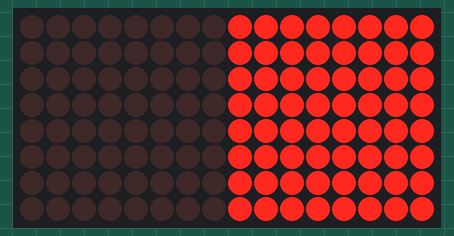
Recording of a sketch running on a simulated Arduino Uno, built with avr-gcc and run on an emulated ATmega328P. On the bench: 16×8 LED matrix. What the sketch prints to the serial monitor is not drawn.

Above: at 7.5 s.
At 9.5 s:
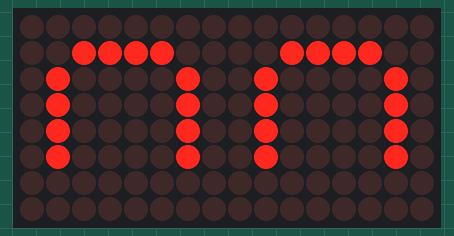
At 11.5 s:
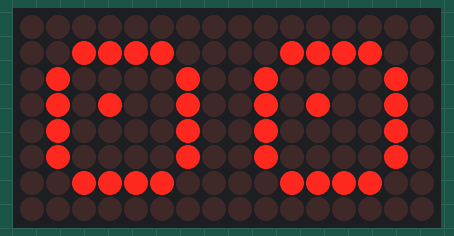
At 17.5 s:
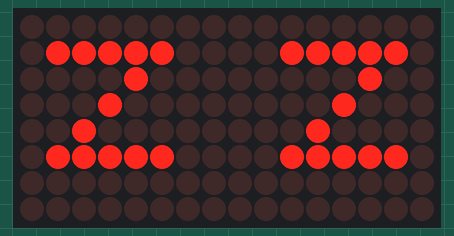
At 21.5 s:
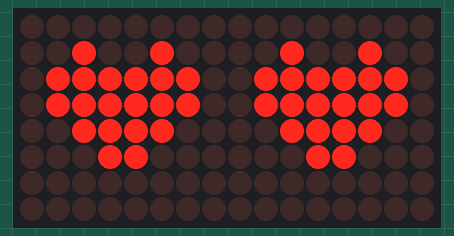
At 27.5 s:
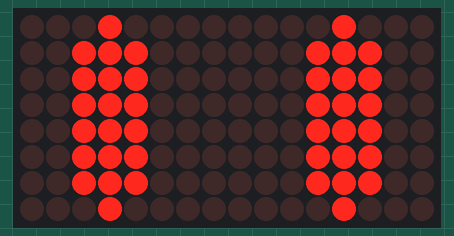

The sketch:

OttoE_alleyes.ino
```cpp
/***************************************************
  Designed specifically to work with the Otto DIY 16x8 LED Matrix eyes

  These display use I2C to communicate, 2 pins are required to
  interface. There are multiple selectable I2C addresses. For
  with 2 Address Select pins: 0x70, 0x71, 0x72 or 0x73. For backpacks
  with 3 Address Select pins: 0x70 thru 0x77

  Otto DIY invests time and resources providing this open source code,
  please support Otto DIY and open-source hardware by purchasing
  products from ottodiy.com!
 ****************************************************/

#include <Wire.h>
#include <Adafruit_LEDBackpack.h>
Adafruit_8x16matrix matrix = Adafruit_8x16matrix();

 static const uint8_t PROGMEM
  logo_bmp[] = {  B01111110,B10000001,B10111001,B10101001,B10111001,B10010001,B10111001,B10010001,B10010001,B10111001,B10010001,B10111001,B10101001,B10111001,B10000001,B01111110},
  happy_bmp[] = {  B00000000,B00111100,B00000010,B00000010,B00000010,B00000010,B00111100,B00000000,B00000000,B00111100,B00000010,B00000010,B00000010,B00000010,B00111100,B00000000},
  eyes_bmp[] = {  B00000000,B00111100,B01000010,B01001010,B01000010,B01000010,B00111100,B00000000,B00000000,B00111100,B01000010,B01001010,B01000010,B01000010,B00111100,B00000000},
  sad_bmp[] =  {  B00000000,B00010000,B00010000,B00010000,B00010000,B00010000,B00010000,B00000000,B00000000,B00010000,B00010000,B00010000,B00010000,B00010000,B00010000,B00000000},
  xx_bmp[] =  {  B00000000,B00100010,B00010100,B00001000,B00010100,B00100010,B00000000,B00000000,B00000000,B00000000,B00100010,B00010100,B00001000,B00010100,B00100010,B00000000},
  XX_bmp[] = {  B01000001,B00100010,B00010100,B00001000,B00010100,B00100010,B01000001,B00000000,B00000000,B01000001,B00100010,B00010100,B00001000,B00010100,B00100010,B01000001},
  angry_bmp[] = {  B00000000,B00011110,B00111100,B01111000,B01110000,B00100000,B00000000,B00000000,B00000000,B00000000,B00100000,B01110000,B01111000,B00111100,B00011110,B00000000},
  angry2_bmp[] = {  B00000000,B00000010,B00000100,B00001000,B00010000,B00100000,B00000000,B00000000,B00000000,B00000000,B00100000,B00010000,B00001000,B00000100,B00000010,B00000000},
  sleep_bmp[] = {  B00000000,B00100010,B00110010,B00101010,B00100110,B00100010,B00000000,B00000000,B00000000,B00000000,B00100010,B00110010,B00101010,B00100110,B00100010,B00000000},
  freetful_bmp[] = {  B00000000,B00100000,B00010000,B00001000,B00000100,B00000010,B00000000,B00000000,B00000000,B00000000,B00000010,B00000100,B00001000,B00010000,B00100000,B00000000},
  love_bmp[] = {  B00000000,B00001100,B00011110,B00111100,B00111100,B00011110,B00001100,B00000000,B00000000,B00001100,B00011110,B00111100,B00111100,B00011110,B00001100,B00000000},
  confused_bmp[] = {  B00000000,B01111100,B10000010,B10111010,B10101010,B10001010,B01111000,B00000000,B00000000,B01111100,B10000010,B10111010,B10101010,B10001010,B01111000,B00000000},
  wave_bmp[] = {  B00000000,B00100000,B00010000,B00001000,B00010000,B00100000,B00010000,B00000000,B00000000,B00100000,B00010000,B00001000,B00010000,B00100000,B00010000,B00000000},
  magic_bmp[] = {  B00000000,B00000000,B01111110,B11111111,B01111110,B00000000,B00000000,B00000000,B00000000,B00000000,B00000000,B01111110,B11111111,B01111110,B00000000,B00000000},
  fail_bmp[] = {  B00000000,B00110000,B01111000,B01111000,B01111100,B00111100,B00001000,B00000000,B00000000,B00001000,B00111100,B01111100,B01111000,B01111000,B00110000,B00000000},
  full_bmp[] =  {   B11111111,B11111111,B11111111,B11111111,B11111111,B11111111,B11111111,B11111111 };

void setup() {
  Serial.begin(9600);
  Serial.println("16x8 LED Matrix Test");
  matrix.begin(0x70);  // pass in the address
}

void loop() {

  matrix.setTextSize(1);
  matrix.setTextWrap(true);  // we dont want text to wrap so it scrolls nicely
  matrix.setTextColor(LED_ON);
  matrix.setRotation(1);
  for (int8_t x=0; x>=-70; x--) {
    matrix.clear();
    matrix.setCursor(x,0);
    matrix.print("I am a Ninja!");
    matrix.writeDisplay();
    delay(100);
  }
  matrix.setRotation(0);

 matrix.clear();
  matrix.drawBitmap(0, 8, full_bmp, 8, 8, LED_ON);
  matrix.writeDisplay();
  delay(1000);

  matrix.clear();
  matrix.drawBitmap(0, 0, full_bmp, 8, 8, LED_ON);
  matrix.writeDisplay();
  delay(1000);
 matrix.clear();
  matrix.drawBitmap(0, 0, happy_bmp, 8, 16, LED_ON);
  matrix.writeDisplay();
  delay(2000);
  matrix.clear();
  matrix.drawBitmap(0, 0, eyes_bmp, 8, 16, LED_ON);
  matrix.writeDisplay();
  delay(2000);
  matrix.clear();
  matrix.drawBitmap(0, 0, sad_bmp, 8, 16, LED_ON);
  matrix.writeDisplay();
  delay(2000);
   matrix.clear();
  matrix.drawBitmap(0, 0, angry_bmp, 8, 16, LED_ON);
  matrix.writeDisplay();
  delay(2000);
  matrix.clear();
  matrix.drawBitmap(0, 0, sleep_bmp, 8, 16, LED_ON);
  matrix.writeDisplay();
  delay(2000);
   matrix.clear();
  matrix.drawBitmap(0, 0, freetful_bmp, 8, 16, LED_ON);
  matrix.writeDisplay();
  delay(2000);
  matrix.clear();
  matrix.drawBitmap(0, 0, love_bmp, 8, 16, LED_ON);
  matrix.writeDisplay();
  delay(2000);
  matrix.clear();
   matrix.drawBitmap(0, 0, confused_bmp, 8, 16, LED_ON);
  matrix.writeDisplay();
  delay(2000);
  matrix.clear();
  matrix.drawBitmap(0, 0, wave_bmp, 8, 16, LED_ON);
  matrix.writeDisplay();
  delay(2000);
   matrix.clear();
  matrix.drawBitmap(0, 0, magic_bmp, 8, 16, LED_ON);
  matrix.writeDisplay();
  delay(2000);
   matrix.clear();
  matrix.drawBitmap(0, 0, fail_bmp, 8, 16, LED_ON);
  matrix.writeDisplay();
  delay(500);
   matrix.clear();
  matrix.drawBitmap(0, 0, xx_bmp, 8, 16, LED_ON);
  matrix.writeDisplay();
  delay(200);
   matrix.clear();
  matrix.drawBitmap(0, 0, XX_bmp, 8, 16, LED_ON);
  matrix.writeDisplay();
  delay(1000);

  matrix.clear();
  matrix.drawBitmap(0, 0, logo_bmp, 8, 16, LED_ON);
  matrix.writeDisplay();
  delay(1000);

    matrix.setTextSize(1);
  matrix.setTextWrap(false);  // we dont want text to wrap so it scrolls nicely
  matrix.setTextColor(LED_ON);
  matrix.setRotation(1);
  for (int8_t x=7; x>=-36; x--) {
    matrix.clear();
    matrix.setCursor(x,0);
    matrix.print("Otto DIY");
    matrix.writeDisplay();
    delay(100);
  }
  matrix.setRotation(0);

  matrix.clear();      // clear display
  matrix.drawPixel(0, 0, LED_ON);
  matrix.writeDisplay();  // write the changes we just made to the display
  delay(500);

  matrix.clear();
  matrix.drawLine(0,0, 7,15, LED_ON);
  matrix.writeDisplay();  // write the changes we just made to the display
  delay(500);

  matrix.clear();
  matrix.drawRect(0,0, 8,16, LED_ON);
  matrix.fillRect(2,2, 4,12, LED_ON);
  matrix.writeDisplay();  // write the changes we just made to the display
  delay(500);

  matrix.clear();
  matrix.drawCircle(3,8, 3, LED_ON);
  matrix.writeDisplay();  // write the changes we just made to the display
  delay(500);

}
```

Measured:
- what the display in image 0 shows lasts 1.0 s, from 7.4 s to 8.4 s
- what the display in image 1 shows lasts 2.0 s, from 9.4 s to 11.4 s
